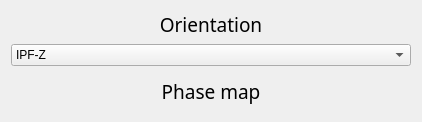
        <widget class="QWidget" name="layoutWidget_7">
         <layout class="QVBoxLayout" name="verticalLayout_10">
          <item>
           <widget class="QLabel" name="label_Quality_2">
            <property name="minimumSize">
             <size>
              <width>112</width>
              <height>0</height>
             </size>
            </property>
            <property name="palette">
             <palette>
              <active>
               <colorrole role="WindowText">
                <brush brushstyle="SolidPattern">
                 <color alpha="255">
                  <red>0</red>
                  <green>0</green>
                  <blue>0</blue>
                 </color>
                </brush>
               </colorrole>
               <colorrole role="Button">
                <brush brushstyle="SolidPattern">
                 <color alpha="255">
                  <red>253</red>
                  <green>249</green>
                  <blue>248</blue>
                 </color>
                </brush>
               </colorrole>
               <colorrole role="Text">
                <brush brushstyle="SolidPattern">
                 <color alpha="255">
                  <red>0</red>
                  <green>0</green>
                  <blue>0</blue>
                 </color>
                </brush>
               </colorrole>
               <colorrole role="ButtonText">
                <brush brushstyle="SolidPattern">
                 <color alpha="255">
                  <red>0</red>
                  <green>0</green>
                  <blue>0</blue>
                 </color>
                </brush>
               </colorrole>
               <colorrole role="Base">
                <brush brushstyle="SolidPattern">
                 <color alpha="255">
                  <red>253</red>
                  <green>249</green>
                  <blue>248</blue>
                 </color>
                </brush>
               </colorrole>
               <colorrole role="Window">
                <brush brushstyle="SolidPattern">
                 <color alpha="255">
                  <red>253</red>
                  <green>249</green>
                  <blue>248</blue>
                 </color>
                </brush>
               </colorrole>
              </active>
              <inactive>
               <colorrole role="WindowText">
                <brush brushstyle="SolidPattern">
                 <color alpha="255">
                  <red>0</red>
                  <green>0</green>
                  <blue>0</blue>
                 </color>
                </brush>
               </colorrole>
               <colorrole role="Button">
                <brush brushstyle="SolidPattern">
                 <color alpha="255">
                  <red>253</red>
                  <green>249</green>
                  <blue>248</blue>
                 </color>
                </brush>
               </colorrole>
               <colorrole role="Text">
                <brush brushstyle="SolidPattern">
                 <color alpha="255">
                  <red>0</red>
                  <green>0</green>
                  <blue>0</blue>
                 </color>
                </brush>
               </colorrole>
               <colorrole role="ButtonText">
                <brush brushstyle="SolidPattern">
                 <color alpha="255">
                  <red>0</red>
                  <green>0</green>
                  <blue>0</blue>
                 </color>
                </brush>
               </colorrole>
               <colorrole role="Base">
                <brush brushstyle="SolidPattern">
                 <color alpha="255">
                  <red>253</red>
                  <green>249</green>
                  <blue>248</blue>
                 </color>
                </brush>
               </colorrole>
               <colorrole role="Window">
                <brush brushstyle="SolidPattern">
                 <color alpha="255">
                  <red>253</red>
                  <green>249</green>
                  <blue>248</blue>
                 </color>
                </brush>
               </colorrole>
              </inactive>
              <disabled>
               <colorrole role="WindowText">
                <brush brushstyle="SolidPattern">
                 <color alpha="255">
                  <red>0</red>
                  <green>0</green>
                  <blue>0</blue>
                 </color>
                </brush>
               </colorrole>
               <colorrole role="Button">
                <brush brushstyle="SolidPattern">
                 <color alpha="255">
                  <red>253</red>
                  <green>249</green>
                  <blue>248</blue>
                 </color>
                </brush>
               </colorrole>
               <colorrole role="Text">
                <brush brushstyle="SolidPattern">
                 <color alpha="255">
                  <red>0</red>
                  <green>0</green>
                  <blue>0</blue>
                 </color>
                </brush>
               </colorrole>
               <colorrole role="ButtonText">
                <brush brushstyle="SolidPattern">
                 <color alpha="255">
                  <red>0</red>
                  <green>0</green>
                  <blue>0</blue>
                 </color>
                </brush>
               </colorrole>
               <colorrole role="Base">
                <brush brushstyle="SolidPattern">
                 <color alpha="255">
                  <red>253</red>
                  <green>249</green>
                  <blue>248</blue>
                 </color>
                </brush>
               </colorrole>
               <colorrole role="Window">
                <brush brushstyle="SolidPattern">
                 <color alpha="255">
                  <red>253</red>
                  <green>249</green>
                  <blue>248</blue>
                 </color>
                </brush>
               </colorrole>
              </disabled>
             </palette>
            </property>
            <property name="font">
             <font>
              <family>Noto Sans Cond</family>
              <pointsize>14</pointsize>
              <weight>50</weight>
              <italic>false</italic>
              <bold>false</bold>
             </font>
            </property>
            <property name="styleSheet">
             <string notr="true"/>
            </property>
            <property name="lineWidth">
             <number>1</number>
            </property>
            <property name="midLineWidth">
             <number>0</number>
            </property>
            <property name="text">
             <string>Orientation</string>
            </property>
            <property name="scaledContents">
             <bool>false</bool>
            </property>
            <property name="alignment">
             <set>Qt::AlignCenter</set>
            </property>
           </widget>
          </item>
          <item>
           <widget class="QComboBox" name="OriBox">
            <property name="toolTip">
             <string/>
            </property>
            <property name="currentIndex">
             <number>2</number>
            </property>
            <item>
             <property name="text">
              <string>IPF-X</string>
             </property>
            </item>
            <item>
             <property name="text">
              <string>IPF-Y</string>
             </property>
            </item>
            <item>
             <property name="text">
              <string>IPF-Z</string>
             </property>
            </item>
           </widget>
          </item>
          <item>
           <widget class="ImageView" name="IPF_serie" native="true">
            <property name="sizePolicy">
             <sizepolicy hsizetype="Preferred" vsizetype="Preferred">
              <horstretch>0</horstretch>
              <verstretch>0</verstretch>
             </sizepolicy>
            </property>
            <property name="minimumSize">
             <size>
              <width>400</width>
              <height>0</height>
             </size>
            </property>
           </widget>
          </item>
          <item>
           <widget class="QLabel" name="label_phases">
            <property name="sizePolicy">
             <sizepolicy hsizetype="MinimumExpanding" vsizetype="Preferred">
              <horstretch>0</horstretch>
              <verstretch>0</verstretch>
             </sizepolicy>
            </property>
            <property name="minimumSize">
             <size>
              <width>112</width>
              <height>0</height>
             </size>
            </property>
            <property name="palette">
             <palette>
              <active>
               <colorrole role="WindowText">
                <brush brushstyle="SolidPattern">
                 <color alpha="255">
                  <red>0</red>
                  <green>0</green>
                  <blue>0</blue>
                 </color>
                </brush>
               </colorrole>
               <colorrole role="Button">
                <brush brushstyle="SolidPattern">
                 <color alpha="255">
                  <red>253</red>
                  <green>249</green>
                  <blue>248</blue>
                 </color>
                </brush>
               </colorrole>
               <colorrole role="Text">
                <brush brushstyle="SolidPattern">
                 <color alpha="255">
                  <red>0</red>
                  <green>0</green>
                  <blue>0</blue>
                 </color>
                </brush>
               </colorrole>
               <colorrole role="ButtonText">
                <brush brushstyle="SolidPattern">
                 <color alpha="255">
                  <red>0</red>
                  <green>0</green>
                  <blue>0</blue>
                 </color>
                </brush>
               </colorrole>
               <colorrole role="Base">
                <brush brushstyle="SolidPattern">
                 <color alpha="255">
                  <red>253</red>
                  <green>249</green>
                  <blue>248</blue>
                 </color>
                </brush>
               </colorrole>
               <colorrole role="Window">
                <brush brushstyle="SolidPattern">
                 <color alpha="255">
                  <red>253</red>
                  <green>249</green>
                  <blue>248</blue>
                 </color>
                </brush>
               </colorrole>
              </active>
              <inactive>
               <colorrole role="WindowText">
                <brush brushstyle="SolidPattern">
                 <color alpha="255">
                  <red>0</red>
                  <green>0</green>
                  <blue>0</blue>
                 </color>
                </brush>
               </colorrole>
               <colorrole role="Button">
                <brush brushstyle="SolidPattern">
                 <color alpha="255">
                  <red>253</red>
                  <green>249</green>
                  <blue>248</blue>
                 </color>
                </brush>
               </colorrole>
               <colorrole role="Text">
                <brush brushstyle="SolidPattern">
                 <color alpha="255">
                  <red>0</red>
                  <green>0</green>
                  <blue>0</blue>
                 </color>
                </brush>
               </colorrole>
               <colorrole role="ButtonText">
                <brush brushstyle="SolidPattern">
                 <color alpha="255">
                  <red>0</red>
                  <green>0</green>
                  <blue>0</blue>
                 </color>
                </brush>
               </colorrole>
               <colorrole role="Base">
                <brush brushstyle="SolidPattern">
                 <color alpha="255">
                  <red>253</red>
                  <green>249</green>
                  <blue>248</blue>
                 </color>
                </brush>
               </colorrole>
               <colorrole role="Window">
                <brush brushstyle="SolidPattern">
                 <color alpha="255">
                  <red>253</red>
                  <green>249</green>
                  <blue>248</blue>
                 </color>
                </brush>
               </colorrole>
              </inactive>
              <disabled>
               <colorrole role="WindowText">
                <brush brushstyle="SolidPattern">
                 <color alpha="255">
                  <red>0</red>
                  <green>0</green>
                  <blue>0</blue>
                 </color>
                </brush>
               </colorrole>
               <colorrole role="Button">
                <brush brushstyle="SolidPattern">
                 <color alpha="255">
                  <red>253</red>
                  <green>249</green>
                  <blue>248</blue>
                 </color>
                </brush>
               </colorrole>
               <colorrole role="Text">
                <brush brushstyle="SolidPattern">
                 <color alpha="255">
                  <red>0</red>
                  <green>0</green>
                  <blue>0</blue>
                 </color>
                </brush>
               </colorrole>
               <colorrole role="ButtonText">
                <brush brushstyle="SolidPattern">
                 <color alpha="255">
                  <red>0</red>
                  <green>0</green>
                  <blue>0</blue>
                 </color>
                </brush>
               </colorrole>
               <colorrole role="Base">
                <brush brushstyle="SolidPattern">
                 <color alpha="255">
                  <red>253</red>
                  <green>249</green>
                  <blue>248</blue>
                 </color>
                </brush>
               </colorrole>
               <colorrole role="Window">
                <brush brushstyle="SolidPattern">
                 <color alpha="255">
                  <red>253</red>
                  <green>249</green>
                  <blue>248</blue>
                 </color>
                </brush>
               </colorrole>
              </disabled>
             </palette>
            </property>
            <property name="font">
             <font>
              <family>Noto Sans Cond</family>
              <pointsize>14</pointsize>
              <weight>50</weight>
              <italic>false</italic>
              <bold>false</bold>
             </font>
            </property>
            <property name="styleSheet">
             <string notr="true"/>
            </property>
            <property name="lineWidth">
             <number>1</number>
            </property>
            <property name="midLineWidth">
             <number>0</number>
            </property>
            <property name="text">
             <string>Phase map</string>
            </property>
            <property name="scaledContents">
             <bool>false</bool>
            </property>
            <property name="alignment">
             <set>Qt::AlignCenter</set>
            </property>
           </widget>
          </item>
          <item>
           <widget class="ImageView" name="PhaseMap" native="true">
            <property name="sizePolicy">
             <sizepolicy hsizetype="MinimumExpanding" vsizetype="Preferred">
              <horstretch>0</horstretch>
              <verstretch>0</verstretch>
             </sizepolicy>
            </property>
           </widget>
          </item>
         </layout>
        </widget>
